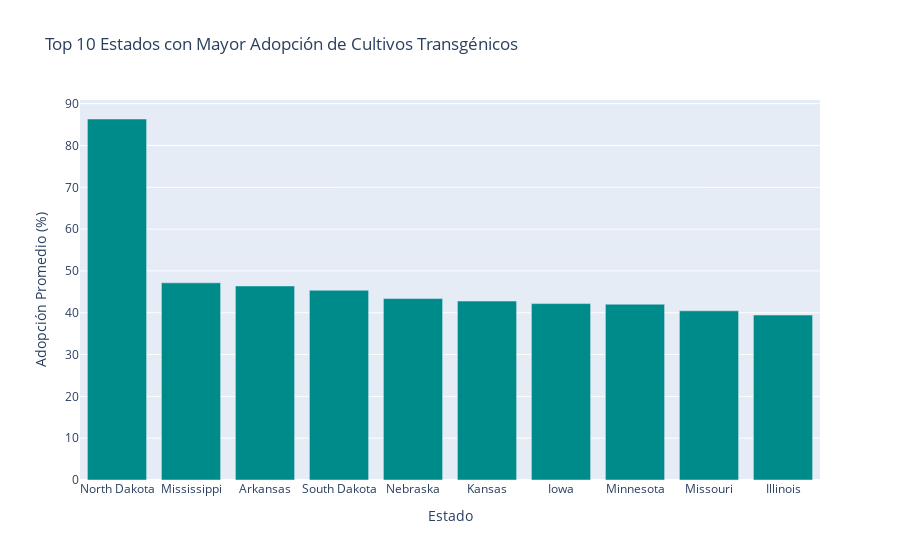

Here is the notebook cell this chart was saved with:
### Markdown cell above
<div style="background-color: lightyellow; padding: 10px;">

<span style="color: darkblue;">  
    
**Observaciones:**  
Desde el año 2000 hasta el 2023 se observa un considerable incremento en el uso de cultivos transgénicos. En el 2000 se empleaban menos del 15 % y en 2023 se usaron más del 40 %, un aumento por encima del 20 %. Lo anterior evidencia que el uso de cultivos trangénicos es cada vez mayor.
    
</span>
    
</div>

### Code cell
# Gráfico de barras de los estados con mayor adopción promedio

# se agrupan los 10 estados con mayor porcentaje de cultivos trangénicos
top_states = df_all_ge.groupby('state')['pct_(%)'].mean().nlargest(10).reset_index()


fig4 = px.bar(top_states, x='state', y='pct_(%)', 
             title='Top 10 Estados con Mayor Adopción de Cultivos Transgénicos', 
             labels={'state': 'Estado', 'pct_(%)': 'Adopción Promedio (%)'},
             color_discrete_sequence=['darkcyan'])

fig4.update_layout(xaxis_title='Estado', yaxis_title='Adopción Promedio (%)')

fig4.show()

### Figure 1 — Plotly figure (JSON) as saved in the notebook; plotly's stock layout.template omitted (floating-point values rounded to 4 significant figures)
{"data": [{"alignmentgroup": "True", "hovertemplate": "Estado=%{x}<br>Adopción Promedio (%)=%{y}<extra></extra>", "legendgroup": "", "marker": {"color": "darkcyan", "pattern": {"shape": ""}}, "name": "", "offsetgroup": "", "orientation": "v", "showlegend": false, "textposition": "auto", "type": "bar", "x": ["North Dakota", "Mississippi", "Arkansas", "South Dakota", "Nebraska", "Kansas", "Iowa", "Minnesota", "Missouri", "Illinois"], "xaxis": "x", "y": [86.33, 47.16, 46.41, 45.38, 43.4, 42.79, 42.19, 42.05, 40.47, 39.45], "yaxis": "y"}], "layout": {"barmode": "relative", "legend": {"tracegroupgap": 0}, "title": {"text": "Top 10 Estados con Mayor Adopción de Cultivos Transgénicos"}, "xaxis": {"anchor": "y", "domain": [0, 1], "title": {"text": "Estado"}}, "yaxis": {"anchor": "x", "domain": [0, 1], "title": {"text": "Adopción Promedio (%)"}}}}
